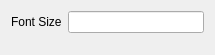
<?xml version="1.0" encoding="UTF-8"?>
<ui version="4.0">
 <class>WordVersionConfigPanel</class>
 <widget class="QWidget" name="WordVersionConfigPanel">
  <property name="geometry">
   <rect>
    <x>0</x>
    <y>0</y>
    <width>215</width>
    <height>55</height>
   </rect>
  </property>
  <property name="sizePolicy">
   <sizepolicy hsizetype="MinimumExpanding" vsizetype="MinimumExpanding">
    <horstretch>0</horstretch>
    <verstretch>0</verstretch>
   </sizepolicy>
  </property>
  <property name="windowTitle">
   <string>Form</string>
  </property>
  <layout class="QGridLayout" name="gridLayout" columnstretch="0,1">
   <item row="1" column="1">
    <widget class="QLineEdit" name="fontSizeLineEdit"/>
   </item>
   <item row="2" column="0">
    <spacer name="verticalSpacer">
     <property name="orientation">
      <enum>Qt::Vertical</enum>
     </property>
     <property name="sizeHint" stdset="0">
      <size>
       <width>0</width>
       <height>0</height>
      </size>
     </property>
    </spacer>
   </item>
   <item row="1" column="0">
    <widget class="QLabel" name="fontSizeLabel">
     <property name="sizePolicy">
      <sizepolicy hsizetype="MinimumExpanding" vsizetype="MinimumExpanding">
       <horstretch>0</horstretch>
       <verstretch>0</verstretch>
      </sizepolicy>
     </property>
     <property name="text">
      <string>Font Size</string>
     </property>
    </widget>
   </item>
  </layout>
 </widget>
 <resources/>
 <connections/>
</ui>
